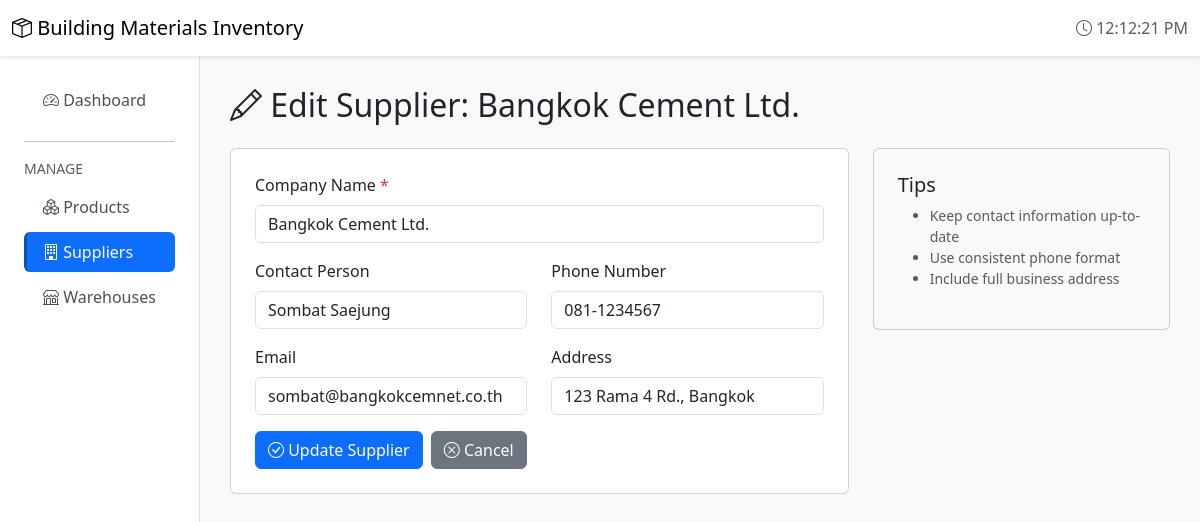
The app's page /suppliers/1/edit with its own data.
### tables this page shows
CREATE TABLE suppliers (
        supplier_id INTEGER PRIMARY KEY AUTOINCREMENT,
        name TEXT NOT NULL,
        contact_person TEXT,
        phone TEXT,
        email TEXT,
        address TEXT
    );

### app.py (the view, shortened to what this page needs)
@app.route('/suppliers/<int:supplier_id>/edit', methods=['GET', 'POST'])
def edit_supplier(supplier_id):
    conn = get_db()
    cursor = conn.cursor()
    cursor.execute("SELECT * FROM suppliers WHERE supplier_id=?", (supplier_id,))
    supplier = dict_from_row(cursor.fetchone())
    conn.close()
    return render_template('suppliers/form.html', supplier=supplier)

### app.py (called while the page is built)
@app.context_processor
def inject_datetime():
    return {'datetime': datetime}

def get_db():
    conn = sqlite3.connect('inventory.db')
    conn.row_factory = sqlite3.Row
    return conn

def dict_from_row(row):
    if row:
        return dict(row)
    return None

### templates/suppliers/form.html (shortened to what this page needs)
{% extends "base.html" %}
{% block content %}
<h2>
    {% if supplier %}
        <i class="bi bi-pencil"></i> Edit Supplier: {{ supplier['name'] }}
    {% else %}
        <i class="bi bi-plus-circle"></i> Add New Supplier
    {% endif %}
</h2>
<div class="row mt-4">
    <div class="col-md-8">
        <form method="POST" class="card p-4">
            <div class="mb-3">
                <label for="name" class="form-label">Company Name <span class="text-danger">*</span></label>
                <input type="text" class="form-control" id="name" name="name" required
                       value="{{ supplier['name'] if supplier else '' }}">
            </div>
            <div class="row">
                <div class="col-md-6 mb-3">
                    <label for="contact_person" class="form-label">Contact Person</label>
                    <input type="text" class="form-control" id="contact_person" name="contact_person"
                           value="{{ supplier['contact_person'] if supplier else '' }}">
                </div>
                <div class="col-md-6 mb-3">
                    <label for="phone" class="form-label">Phone Number</label>
                    <input type="tel" class="form-control" id="phone" name="phone"
                           value="{{ supplier['phone'] if supplier else '' }}">
                </div>
            </div>
            <div class="row">
                <div class="col-md-6 mb-3">
                    <label for="email" class="form-label">Email</label>
                    <input type="email" class="form-control" id="email" name="email"
                           value="{{ supplier['email'] if supplier else '' }}">
                </div>
                <div class="col-md-6 mb-3">
                    <label for="address" class="form-label">Address</label>
                    <input type="text" class="form-control" id="address" name="address"
                           value="{{ supplier['address'] if supplier else '' }}">
                </div>
            </div>
            <div class="d-flex gap-2">
                <button type="submit" class="btn btn-primary">
                    <i class="bi bi-check-circle"></i> {{ 'Update' if supplier else 'Create' }} Supplier
                </button>
                <a href="{{ url_for('list_suppliers') }}" class="btn btn-secondary">
                    <i class="bi bi-x-circle"></i> Cancel
                </a>
            </div>
        </form>
    </div>
    <div class="col-md-4">
        <div class="card p-4 bg-light">
            <h5>Tips</h5>
            <ul class="text-muted small">
                <li>Keep contact information up-to-date</li>
                <li>Use consistent phone format</li>
                <li>Include full business address</li>
            </ul>
        </div>
    </div>
</div>
{% endblock %}

### templates/base.html (style rules this page uses)
body { background-color: #f8f9fa; }

### records on screen
suppliers: name "Bangkok Cement Ltd.", contact_person "Sombat Saejung", phone "081-1234567", email "sombat@bangkokcemnet.co.th", address "123 Rama 4 Rd., Bangkok"

### other values on screen
{{ 'Update' if supplier else 'Create' }} "Update"
